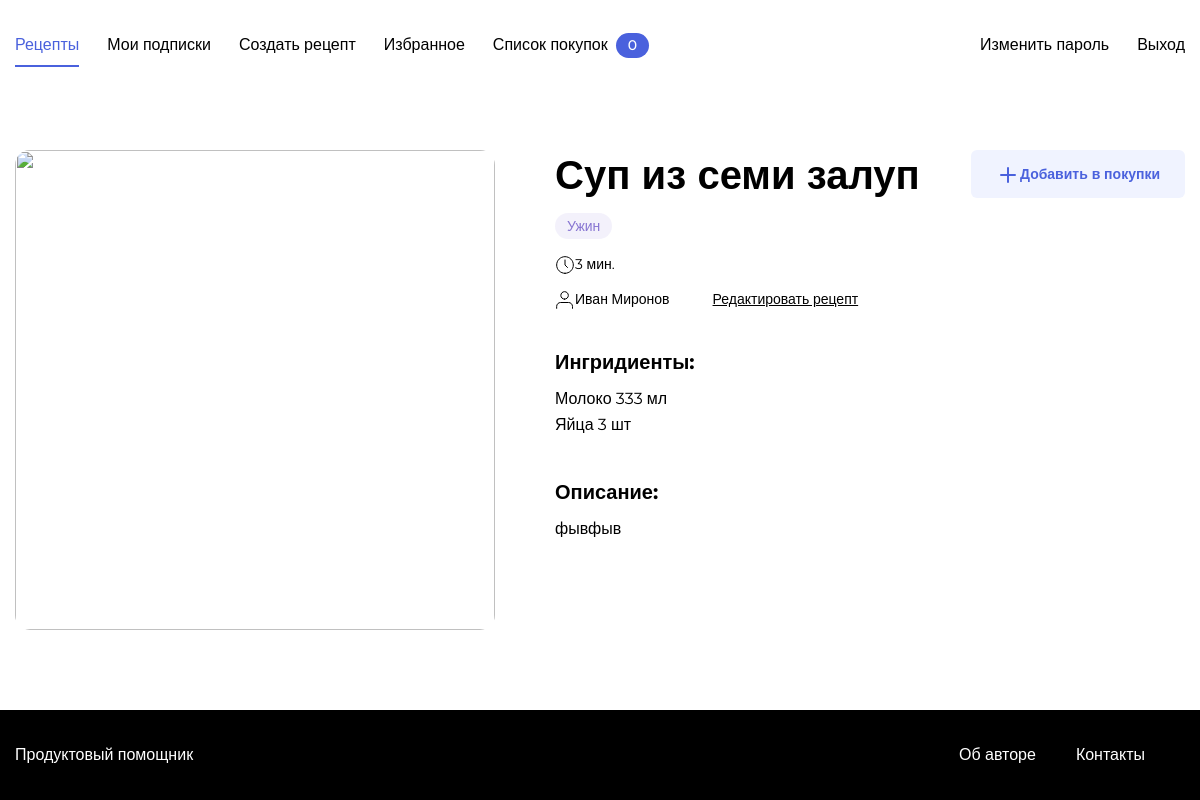
Page /recipe/1/ (signed in) on the earlier database version.
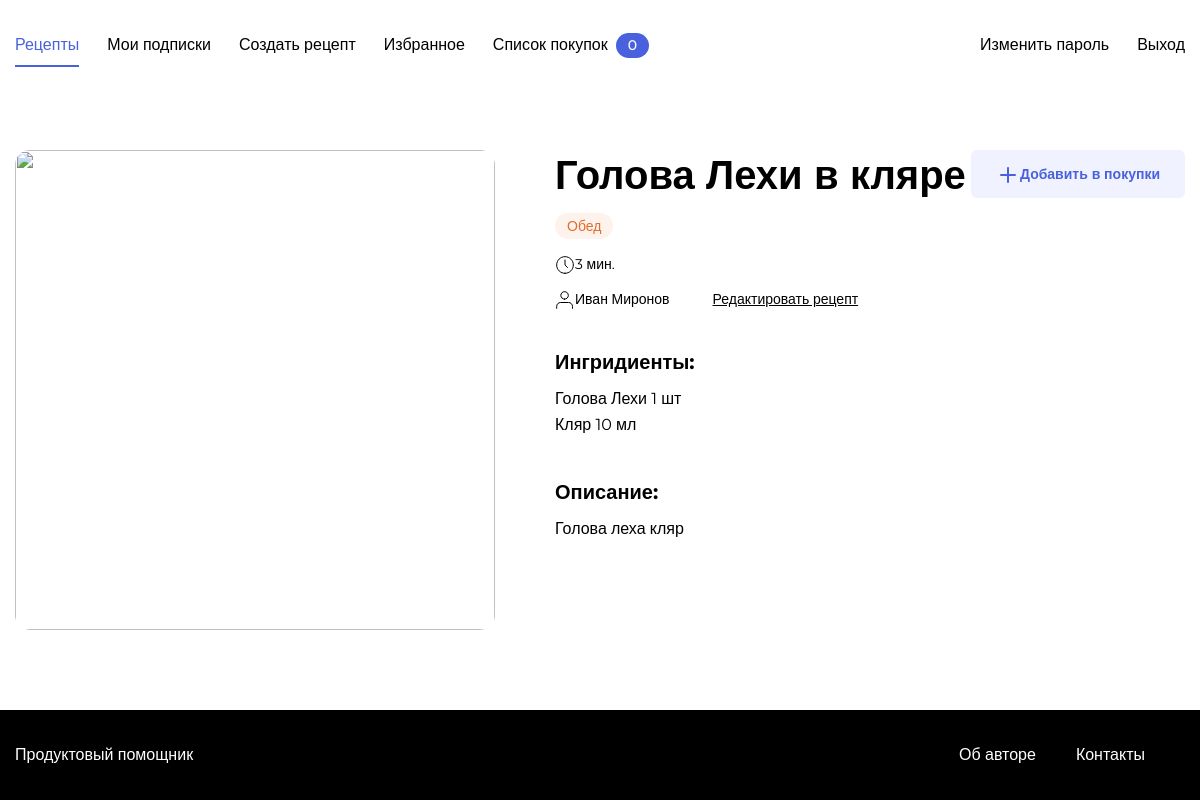
Same page on the later database version.
### recipe/models.py (models this page shows, shortened)
class Recipe(models.Model):
    author = models.ForeignKey(User, on_delete=models.CASCADE)
    name = models.CharField(max_length=50, verbose_name = 'Название рецепта')
    description = models.TextField(verbose_name = 'Текст')
    pub_date = models.DateTimeField('Дата публикации', auto_now_add=True)
    image = models.ImageField(upload_to='recipes/', blank=True, null=True)
    time = models.PositiveIntegerField(verbose_name = 'Время приготовления')
    tags = models.ManyToManyField(Tag, verbose_name = 'Тег')
    ingredients = models.ManyToManyField(Product, through = Ingredient, verbose_name = 'Ингредиент блюда')

class Tag(models.Model):
    tag = models.CharField(max_length=50, verbose_name = 'Тэг')
    def __str__(self):
        return self.tag

class Ingredient(models.Model):
    product = models.ForeignKey(Product, on_delete=models.CASCADE, verbose_name = 'Ингредиент')
    quantity = models.IntegerField(verbose_name = 'Вес')
    recipe = models.ForeignKey('Recipe', on_delete=models.CASCADE, related_name = 'quantity', verbose_name = 'Рецепт')

class Product(models.Model):
    title = models.CharField(max_length=50, verbose_name = 'Название')
    dimension = models.CharField(max_length=20, verbose_name = 'Единицы измерения')

### recipe/views.py (the view)
# urls.py: path('recipe/<int:recipe_id>/', views.recipe_view, name='recipe_view'),
def recipe_view(request, recipe_id):
    recipe = get_object_or_404(Recipe, pk=recipe_id)
    favorite_list = Recipe.objects.filter(recipes_favorites__user=request.user)
    subscribe_list = User.objects.filter(authors__subscriber_id=request.user)
    return render(request,'recipe/singlePage.html', {'recipe': recipe, 'favorite_list': favorite_list, 'subscribe_list': subscribe_list})

### GroceryAssistant/context_processors.py (called while the page is built)
def purchase_counter(request):
    purchase_counter = Purchase.objects.filter(user=request.user).count()
    return {'purchase_counter': purchase_counter}

### recipe/templates/recipe/singlePage.html (shortened to what this page needs)
{% extends "recipe/base.html" %}
{% load static %}
{% block css %}
    <link rel="stylesheet" href="{% static '/pages/single.css' %}">
{% endblock css %}
{% block content %}
{% load thumbnail %}
<div class="single-card" data-id="{{ recipe.id }}" data-author="{{ recipe.author.id }}">
    {% thumbnail recipe.image "960x500" as im %}
        <img src="{{ im.url }}" class="single-card__image">
    {% endthumbnail %}
            <div class="single-card__info">
                <div class="single-card__header-info">
                    <h1 class="single-card__title">{{ recipe.name }}</h1>
                    {% if user.is_authenticated %}
            <div class="card__footer">
                <button class="button button_style_light-blue" name="purchases" data-out><span class="icon-plus button__icon"></span>Добавить в покупки</button>
            </div>
            {% endif %}
                </div>
                <ul class="single-card__items">
                {% for tag in recipe.tags.all %}
                        {% if tag.tag == 'Завтрак' %}
                        <li class="single-card__item"><span class="badge badge_style_green">{{ tag }}</span></li>
                        {% elif tag.tag == 'Обед' %}
                        <li class="single-card__item"><span class="badge badge_style_orange">{{ tag }}</span></li>
                        {% else %}
                        <li class="single-card__item"><span class="badge badge_style_purple">{{ tag }}</span></li>
                        {% endif %}
                {% endfor %}
                </ul>
                <div class="single-card__items single-card__items_column">
                    <p class="single-card__text"><span class="icon-time"></span>{{ recipe.time }} мин.</p>
                    <ul class="single-card__items">
                        <li class="single-card__item"><p class="single-card__text"><span class="icon-user"></span>{{ recipe.author.first_name }} {{ recipe.author.last_name }}</p></li>
                        {% if request.user == recipe.author %}
                        <li class="single-card__item">  <a style="margin-left: 2.5em" href="#" class="single-card__text">Редактировать рецепт</a></li>
                        {% endif %}
                    </ul>
                </div>
                <div class="single-card__section">
                    <h3 class="single-card__section-title">Ингридиенты:</h3>
                    <div class="single-card__items single-card__items_column">
                        {% for ingredient in recipe.quantity.all %}
                        <p class=" single-card__section-item">{{ ingredient.product.title }} {{ ingredient.quantity }} {{ ingredient.product.dimension }}</p>
                        {% endfor %}
                    </div>
                </div>
                <div class="single-card__section">
                    <h3 class="single-card__section-title">Описание:</h3>
                    <p class=" single-card__section-text">{{ recipe.description }}</p>
                </div>
            </div>
        </div>
{% endblock content %}

Differences in the rows shown:
no longer on this page (row edited): Tag: tag "Ужин"
changed Recipe "Иван": name "Суп из семи залуп" → "Голова Лехи в кляре"; description "фывфыв" → "Голова леха кляр"
now on this page (row edited): Tag: tag "Обед"
changed Ingredient: product "Молоко" → "Голова Лехи"; quantity "333" → "1"; product.dimension "мл" → "шт"
changed Ingredient: product "Яйца" → "Кляр"; quantity "3" → "10"; product.dimension "шт" → "мл"
